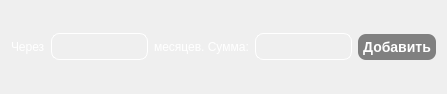
<?xml version="1.0" encoding="UTF-8"?>
<ui version="4.0">
 <class>AddRemItemWidget</class>
 <widget class="QWidget" name="AddRemItemWidget">
  <property name="geometry">
   <rect>
    <x>0</x>
    <y>0</y>
    <width>447</width>
    <height>94</height>
   </rect>
  </property>
  <property name="windowTitle">
   <string>Form</string>
  </property>
  <property name="styleSheet">
   <string notr="true">QWidget#AddRemItemWidget {
        background-color: &quot;#363636&quot;;
}

QCustomPlot {
	border-radius: 8px;
}

QPushButton {
        border-radius: 8px;
        color: white;
        background-color: grey;
        font-size: 14px;
		padding: 5px;
        font-weight: bold;
}

QPushButton:hover:!pressed {
        border: 4px solid white;
}

QLabel {
	color: white;
}

QLineEdit {
        border: 1px solid white;
        border-radius: 8px;
        background-color: transparent;
        font-size: 16px;
		padding: 2px;
        color: white;
        font-weight: bold;
}</string>
  </property>
  <layout class="QHBoxLayout" name="horizontalLayout">
   <item>
    <layout class="QHBoxLayout" name="horizontalLayout_2">
     <item>
      <widget class="QLabel" name="label">
       <property name="text">
        <string>Через</string>
       </property>
      </widget>
     </item>
     <item>
      <widget class="QLineEdit" name="monthEdit"/>
     </item>
     <item>
      <widget class="QLabel" name="label_2">
       <property name="text">
        <string>месяцев. Сумма:</string>
       </property>
      </widget>
     </item>
     <item>
      <widget class="QLineEdit" name="sumEdit"/>
     </item>
     <item>
      <widget class="QPushButton" name="addBtn">
       <property name="styleSheet">
        <string notr="true">QPushButton { background-color: &quot;#a2a2d0&quot; }

QPushButton:pressed { background-color: &quot;#aaa2a2d0&quot; }</string>
       </property>
       <property name="text">
        <string>Добавить</string>
       </property>
      </widget>
     </item>
    </layout>
   </item>
  </layout>
 </widget>
 <resources/>
 <connections/>
</ui>
